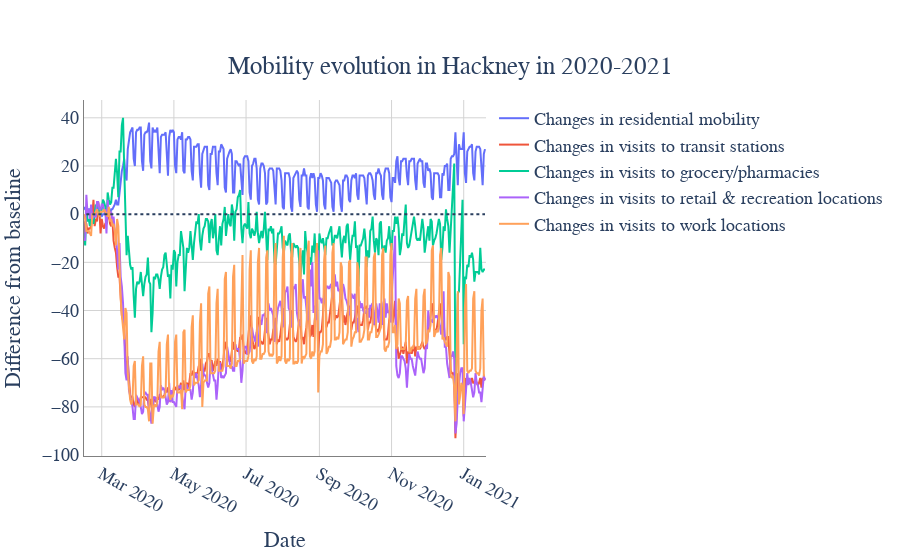

Notebook source saved alongside this figure:
### Code cell
trace0=go.Scatter(
x=gb_hackney['date'],
y=gb_hackney['residential_percent_change_from_baseline'],
mode ='lines',
name = 'Changes in residential mobility'
)
trace1=go.Scatter(
x=gb_hackney['date'],
y=gb_hackney['transit_stations_percent_change_from_baseline'],
mode ='lines',
name = 'Changes in visits to transit stations'
)
trace2=go.Scatter(
x=gb_hackney['date'],
y=gb_hackney['grocery_and_pharmacy_percent_change_from_baseline'],
mode ='lines',
name = 'Changes in visits to grocery/pharmacies'
)
trace3=go.Scatter(
x=gb_hackney['date'],
y=gb_hackney['retail_and_recreation_percent_change_from_baseline'],
mode ='lines',
name = 'Changes in visits to retail & recreation locations'
)
trace4=go.Scatter(
x=gb_hackney['date'],
y=gb_hackney['workplaces_percent_change_from_baseline'],
mode ='lines',
name = 'Changes in visits to work locations'
)

data=[trace0, trace1, trace2, trace3, trace4]
layout=go.Layout(title={'text': 'Mobility evolution in Hackney in 2020-2021','y':0.9,'x':0.5,'xanchor': 'center',
        'yanchor': 'top'},
                 xaxis_title='Date',
                yaxis_title='Difference from baseline',
                font=dict(
        family="Helvetica",
        size=18,
        #color="blue"
                ),
        plot_bgcolor='rgb(255,255,255)',
                 )
fig=go.Figure(data=data, layout=layout)
fig.update_xaxes(showline=True, linewidth=1, linecolor='grey', gridcolor='lightgrey')
fig.update_yaxes(showline=True, linewidth=1, linecolor='grey', gridcolor='lightgrey')
fig.update_layout(shapes=[
dict(
  type= 'line',
  yref= 'y', y0=0, y1= 0,   # adding a horizontal line at Y = 1
  xref= 'x', x0= min(gb_hackney_week['date']), x1= max(gb_hackney_week['date']), line =dict(dash="dot")
     )]) 
iplot(fig)

### Figure 1 — Plotly figure (JSON) as saved in the notebook; plotly's stock layout.template omitted (floating-point values rounded to 4 significant figures; data arrays with more than 128 entries replaced by an {"elided": "..."} marker saying what was removed)
{"data": [{"mode": "lines", "name": "Changes in residential mobility", "type": "scatter", "x": {"elided": "340 str values"}, "y": {"elided": "340 int values"}}, {"mode": "lines", "name": "Changes in visits to transit stations", "type": "scatter", "x": {"elided": "340 str values"}, "y": {"elided": "340 int values"}}, {"mode": "lines", "name": "Changes in visits to grocery/pharmacies", "type": "scatter", "x": {"elided": "340 str values"}, "y": {"elided": "340 int values"}}, {"mode": "lines", "name": "Changes in visits to retail & recreation locations", "type": "scatter", "x": {"elided": "340 str values"}, "y": {"elided": "340 int values"}}, {"mode": "lines", "name": "Changes in visits to work locations", "type": "scatter", "x": {"elided": "340 str values"}, "y": {"elided": "340 int values"}}], "layout": {"autosize": true, "font": {"family": "Helvetica", "size": 18}, "plot_bgcolor": "rgb(255,255,255)", "shapes": [{"line": {"dash": "dot"}, "type": "line", "x0": "2020-02-17T00:00:00", "x1": "2021-01-19T00:00:00", "xref": "x", "y0": 0, "y1": 0, "yref": "y"}], "title": {"text": "Mobility evolution in Hackney in 2020-2021", "x": 0.5, "xanchor": "center", "y": 0.9, "yanchor": "top"}, "xaxis": {"autorange": true, "gridcolor": "lightgrey", "linecolor": "grey", "linewidth": 1, "range": ["2020-02-15", "2021-01-19 11:02:21.6554"], "showline": true, "title": {"text": "Date"}, "type": "date"}, "yaxis": {"autorange": true, "gridcolor": "lightgrey", "linecolor": "grey", "linewidth": 1, "range": [-100.4, 47.39], "showline": true, "title": {"text": "Difference from baseline"}, "type": "linear"}}}
